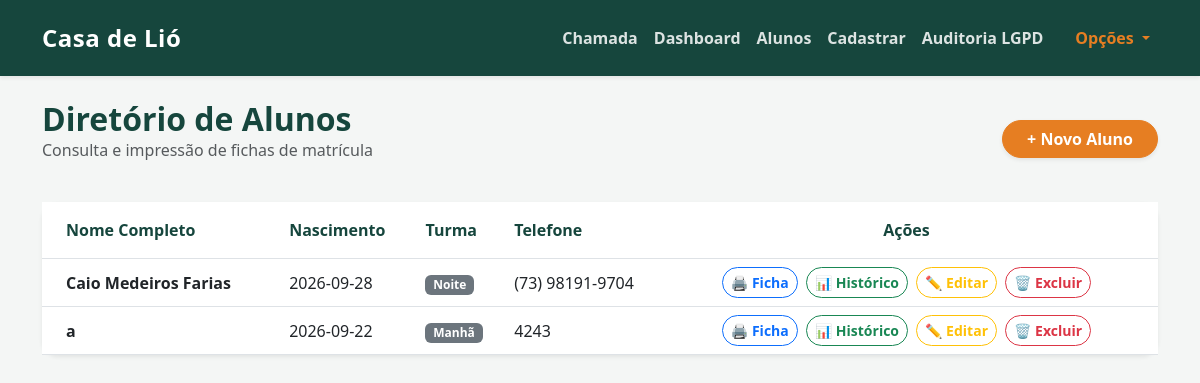
Page /alunos (signed in) on the earlier database version.
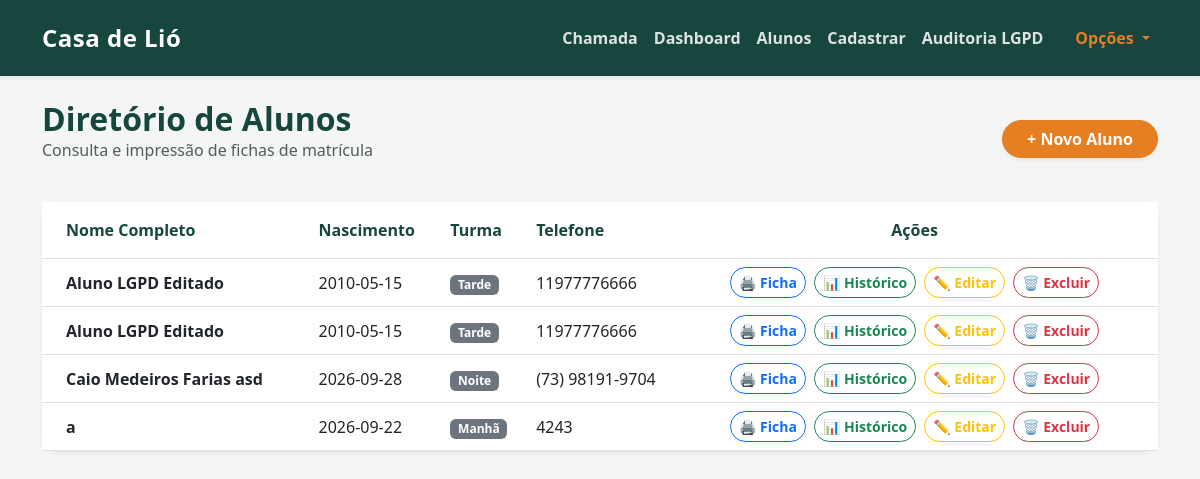
Same page on the later database version.
### tables this page shows
CREATE TABLE alunos (
        id INTEGER PRIMARY KEY AUTOINCREMENT,
        nome TEXT NOT NULL,
        turma TEXT NOT NULL,
        data_nascimento TEXT,
        telefone TEXT,
        cep TEXT,
        rua TEXT,
        numero TEXT,
        bairro TEXT,
        cidade TEXT,
        referencia TEXT,
        contato_emergencia TEXT,
        telefone_emergencia TEXT,
        condicao_medica TEXT,
        nome_responsavel TEXT,
        autorizacao_pais INTEGER
    , consentimento_lgpd INTEGER DEFAULT 0, data_consentimento TEXT);

### app.py (the view)
@app.get("/alunos", response_class=HTMLResponse)
async def listar_alunos(request: Request):
    usuario = obter_usuario_atual(request)
    if not usuario or usuario['perfil'] != 'coordenacao':
        return RedirectResponse(url="/", status_code=303)
    conexao = pegar_conexao()
    alunos_db = conexao.execute('''
        SELECT id, nome, turma, telefone, data_nascimento
        FROM alunos
        ORDER BY nome ASC
    ''').fetchall()
    conexao.close()
    return templates.TemplateResponse(
        request=request,
        name="lista_alunos.html",
        context={"alunos": alunos_db}
    )

### templates/lista_alunos.html (shortened to what this page needs)
{% extends 'base.html' %}
{% block conteudo %}
<div class="row mb-4">
    <div class="col-12 d-flex justify-content-between align-items-center">
        <div>
            <h2 class="text-primary fw-bold mb-0">Diretório de Alunos</h2>
            <p class="text-muted">Consulta e impressão de fichas de matrícula</p>
        </div>
        <a href="/cadastrar" class="btn btn-warning rounded-pill fw-bold text-white shadow-sm px-4">
            + Novo Aluno
        </a>
    </div>
</div>
<div class="card shadow-sm border-0" style="border-radius: 1rem;">
    <div class="card-body p-0">
        <div class="table-responsive">
            <table class="table table-hover align-middle mb-0">
                <thead class="bg-light">
                    <tr>
                        <th class="ps-4 py-3 text-primary">Nome Completo</th>
                        <th class="py-3 text-primary">Nascimento</th>
                        <th class="py-3 text-primary">Turma</th>
                        <th class="py-3 text-primary">Telefone</th>
                        <th class="pe-4 py-3 text-center text-primary">Ações</th>
                    </tr>
                </thead>
                <tbody>
                    {% for aluno in alunos %}
                    <tr>
                        <td class="ps-4 fw-semibold">{{ aluno['nome'] }}</td>
                        <td>{{ aluno['data_nascimento'] }}</td>
                        <td><span class="badge bg-secondary">{{ aluno['turma'] }}</span></td>
                        <td>{{ aluno['telefone'] }}</td>
                        <td class="pe-4 text-center">
                            <div class="d-flex justify-content-center flex-wrap gap-2">
                                <a href="/ficha/{{ aluno['id'] }}" target="_blank" class="btn btn-sm btn-outline-primary rounded-pill fw-semibold px-2" title="Imprimir Ficha A4">
                                    🖨️ Ficha
                                </a>
                                <a href="/alunos/{{ aluno['id'] }}/historico" class="btn btn-sm btn-outline-success rounded-pill fw-semibold px-2" title="Ver Histórico de Presença">
                                    📊 Histórico
                                </a>
                                <a href="/alunos/editar/{{ aluno['id'] }}" class="btn btn-sm btn-outline-warning rounded-pill fw-semibold px-2" title="Editar Dados Cadastrais">
                                    ✏️ Editar
                                </a>
                                <button type="button" class="btn btn-sm btn-outline-danger rounded-pill fw-semibold px-2" data-bs-toggle="modal" data-bs-target="#modalExcluir{{ aluno['id'] }}" title="Excluir Aluno">
                                    🗑️ Excluir
                                </button>
                            </div>
                        </td>
                    </tr>
                    {% else %}
                    <tr>
                        <td colspan="5" class="text-center text-muted py-5">Nenhum aluno cadastrado ainda.</td>
                    </tr>
                    {% endfor %}
                </tbody>
            </table>
        </div>
    </div>
</div>
{% endblock %}

### templates/base.html (shortened to what this page needs)
<!DOCTYPE html>
<html lang="pt-PT">
<head>
    <link href="https://cdn.jsdelivr.net/npm/bootstrap@5.3.0/dist/css/bootstrap.min.css" rel="stylesheet">
</head>
<body>
    <nav class="navbar navbar-expand-lg shadow-sm">
        <div class="container">
            <a class="navbar-brand fw-bold text-white" href="/">Casa de Lió</a>
            <div class="collapse navbar-collapse" id="navbarNav">
                <ul class="navbar-nav ms-auto align-items-center">
                    <li class="nav-item"><a class="nav-link fw-semibold" href="/">Chamada</a></li>
                    {% if request.session.get('perfil') == 'coordenacao' %}
                        <li class="nav-item"><a class="nav-link fw-semibold" href="/dashboard">Dashboard</a></li>
                        <li class="nav-item"><a class="nav-link fw-semibold" href="/alunos">Alunos</a></li>
                        <li class="nav-item"><a class="nav-link fw-semibold" href="/cadastrar">Cadastrar</a></li>
                        <li class="nav-item"><a class="nav-link fw-semibold" href="/auditoria">Auditoria LGPD</a></li>
                    {% endif %}
                    <li class="nav-item dropdown ms-lg-3 mt-2 mt-lg-0">
                        <a class="nav-link fw-bold dropdown-toggle" href="#" id="menuPerfil" role="button" data-bs-toggle="dropdown" aria-expanded="false" style="color: var(--laranja-adra) !important;">
                            Opções
                        </a>
                    </li>
                </ul>
            </div>
        </div>
    </nav>
    <div class="container mt-4">
        {% block conteudo %}{% endblock %}
    </div>
</body>
</html>

### templates/base.html (style rules this page uses)
:root { --verde-adra: #16463d; --laranja-adra: #e67e22; --fundo-cinza: #f4f6f5; }
body { background-color: var(--fundo-cinza) !important; font-family: 'Segoe UI', Tahoma, Geneva, Verdana, sans-serif; }
.navbar { background-color: var(--verde-adra) !important; padding-top: 15px; padding-bottom: 15px; }
.navbar-brand { font-size: 1.5rem; letter-spacing: 0.5px; }
.nav-link { color: rgba(255, 255, 255, 0.85) !important; transition: color 0.3s; }
.text-primary { color: var(--verde-adra) !important; }
.btn-warning { background-color: var(--laranja-adra) !important; border-color: var(--laranja-adra) !important; color: white !important; }
.card { border-radius: 1rem !important; border: none; transition: transform 0.2s ease-in-out; }

Differences in the rows shown:
added alunos: nome "Aluno LGPD Editado", data_nascimento "2010-05-15", turma "Tarde", telefone "11977776666"
added alunos: nome "Aluno LGPD Editado", data_nascimento "2010-05-15", turma "Tarde", telefone "11977776666"
changed alunos "Noite": nome "Caio Medeiros Farias" → "Caio Medeiros Farias asd"
